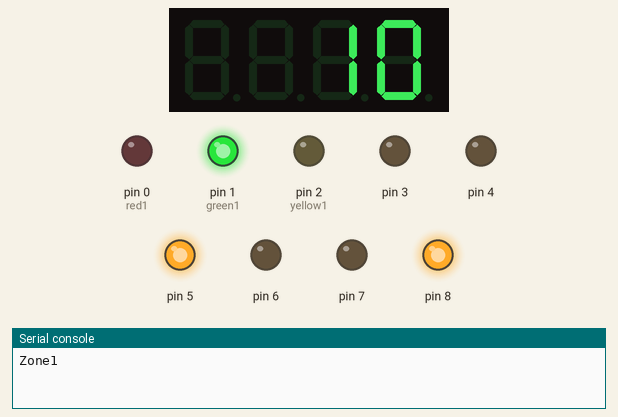
Simulated run of this program. Board: MicroPython board. Parts: 4-digit seven-segment display, output pins drawn as LEDs (lit = HIGH), the last lines printed to the serial console. Library files of the repository ran but are not shown: tm1637.py; pins used as bus, display or sensor lines are not drawn.

Above: at 0.1 s.
At 4.1 s:
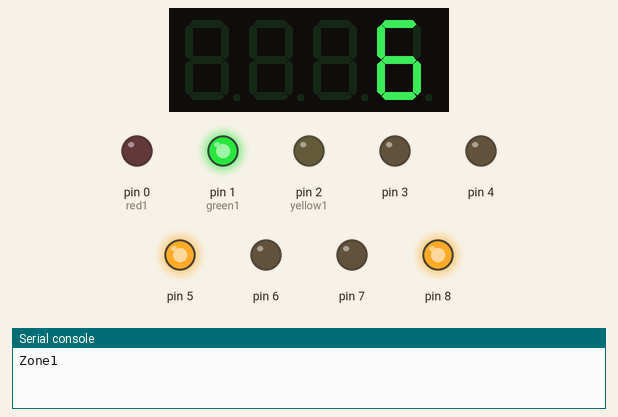
At 9.1 s:
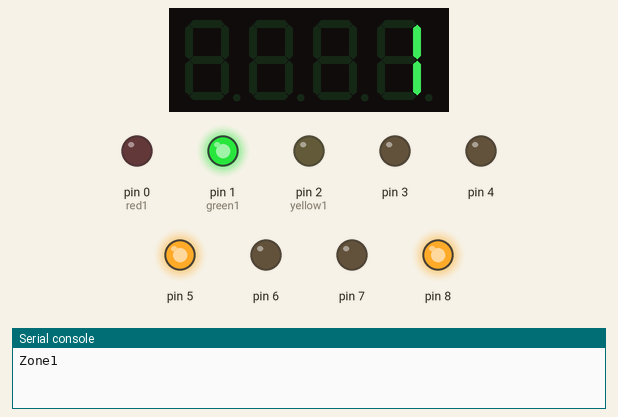
At 18.8 s:
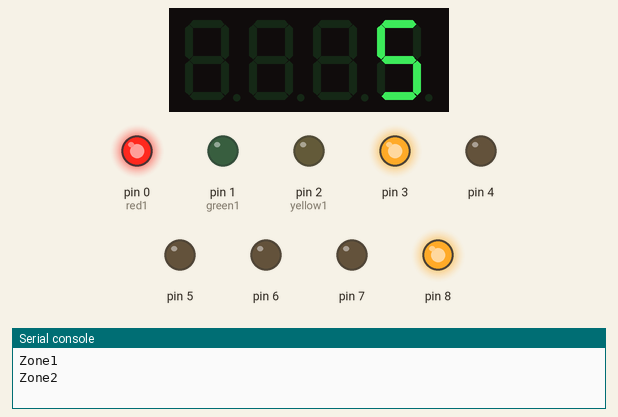
At 28.4 s:
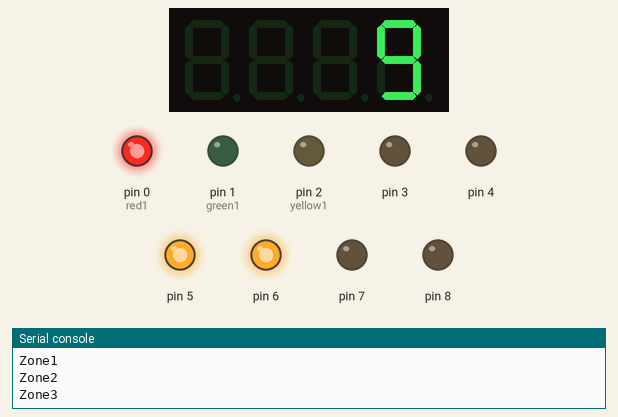
At 37.5 s:
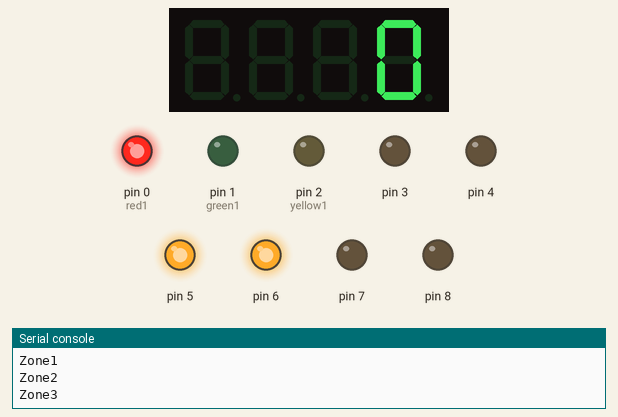
Timing chart, 0 to 39.0 s (numbered marks = the images above):
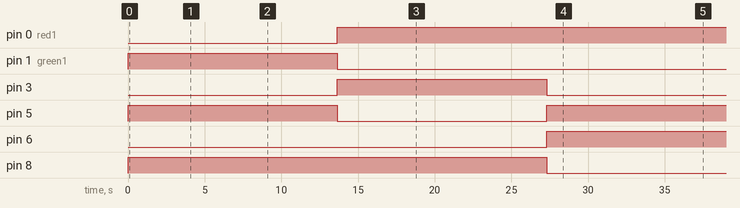

Measured:
- by itself, pin 0 (red1): LOW → HIGH at 13.7 s
- by itself, pin 1 (green1): LOW → HIGH at 0.00 s, → LOW 13.7 s later
- by itself, pin 3: LOW → HIGH at 13.7 s, → LOW 13.7 s later
- by itself, pin 5: LOW → HIGH at 0.00 s, → LOW 13.7 s later, → HIGH 13.7 s later
- by itself, pin 6: LOW → HIGH at 27.3 s
- by itself, pin 8: LOW → HIGH at 0.00 s, → LOW 27.3 s later
- what the display in image 2 shows lasts 1.0 s, from 9.1 s to 10.1 s

The program:

control_1.py
```python
from machine import Pin
from utime import sleep
import tm1637
import usocket as socket

red1 = Pin(0, Pin.OUT)
yellow1 = Pin(2, Pin.OUT)
green1 = Pin(1, Pin.OUT)

step=Pin(28, Pin.IN, Pin.PULL_UP)

Display = tm1637.TM1637(clk=Pin(16), dio=Pin(17))

led_config = [
    [[0,2,1],[1,0,0],[0,1,0],[0,0,1]],
    [[5,4,3],[1,0,0],[0,1,0],[0,0,1]],
    [[8,7,6],[1,0,0],[0,1,0],[0,0,1]],
]

def updateZone(z, c):
    z-=1
    leds= []

    for pin_no in led_config[z][0]:
        leds.append(Pin(pin_no, Pin.OUT))

    for n in range(3):
        leds[n].value(led_config[z][c][n])

timer=10
z=1
new=True
while timer > 0:
    if(new == True):
        updateZone((z%4), 3)
        updateZone(1 if z==3 else (z+1)%4, 1)
        updateZone(3 if z==1 else (z+3)%4, 1)
        print("Zone" + str(z))
        new = False
    Display.number(timer)
    sleep(1)
    if timer==1:
        Display.number(0)
        sleep(1)
        Display.show("    ")
        sleep(0.5)
        Display.number(0)
        sleep(0.5)
        Display.show("    ")
        sleep(0.5)
        Display.number(0)
        sleep(0.5)
        Display.show("    ")
        sleep(0.5)
        Display.number(0)
        timer=10
        z=1 if z==3 else (z+1)%4
        new = True
    else:
        timer-=1

s = socket.socket()
addr = socket.getaddrinfo('www.micropython.org', 80)[0][-1]
s.connect(addr)
```
